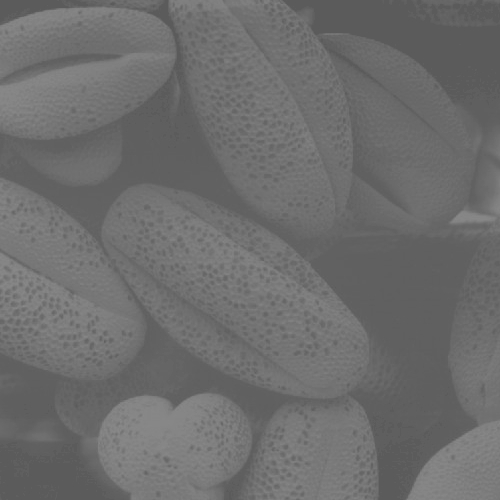
#> input picture HW4/data/Beans.png, 500 x 500 px
$ jupyter execute --allow-errors ContrastEnhancement.ipynb
#> lines starting #> are read from the running program, lines starting #| are printed output that depends on the picture
# Contranst Enhancement

[cell 1]
# imports
import numpy as np
import matplotlib.pyplot as plt
from PIL import Image

## get inputs

[cell 2]
# read inputs
beans = Image.open('data/Beans.png').convert('LA')
#> beans is the input picture: PIL image 500x500 LA; mean R, G, B, A 109.1, 109.1, 109.1, 255

[cell 3]
# convert inputs
beans_arr = np.asarray(beans)
beans_arr = beans_arr[:,:,0]

[cell 4]
# show input
plt.imshow(beans_arr, cmap='gray', vmin=0, vmax=255)
plt.show()

## visualize data

[cell 5]
beans_flat = beans_arr.flatten()
plt.hist(beans_flat, bins=255, range=(0,255))
plt.show()
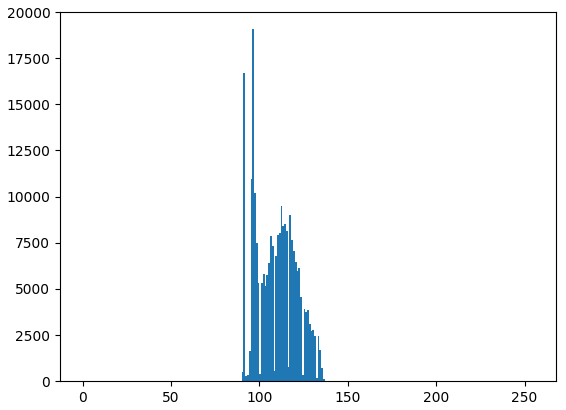
#> figure drawn by matplotlib, 1 panel; tallest bar 19072 high, from x = 96 to 97

## contrance enhancement

#### find hist arr

[cell 6]
def get_hist(flat_arr):
    histogram = np.zeros(256)
    for i in flat_arr:
        histogram[i] += 1
#> this loop made 250000 passes
#> i on passes 1 to 3: 91, 91, 91
#> after the loop, histogram = 256 values, max 19072 at index 96, min 0 at index 0, mean 976.6
    return histogram
hist = get_hist(beans_flat)
#> hist has the same summary as histogram in get_hist
plt.plot(hist)
plt.show()
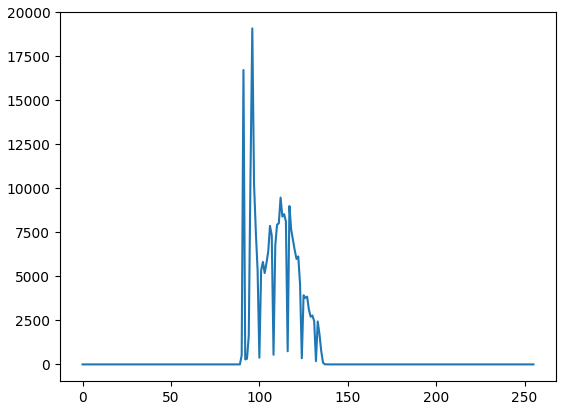
#> figure drawn by matplotlib, 1 panel; curve peaks at x = 96, y = 19072
